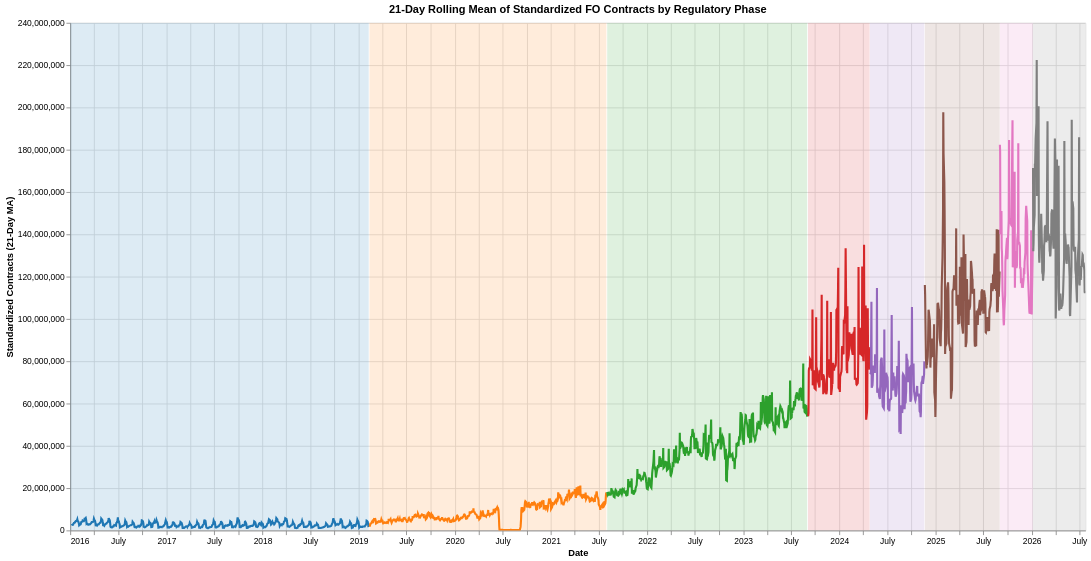

Here is the notebook cell this chart was saved with:
### Code cell
import altair as alt
import numpy as np
import pandas as pd

# 1. Prepare the dataframe and add phases (same as before)
pl = pd.DataFrame()
pl['Date'] = df['Date'] 

conditions = [
    pl['Date'] <= '2019-02-10',                                  
    (pl['Date'] >= '2019-02-11') & (pl['Date'] <= '2021-07-31'), 
    (pl['Date'] >= '2021-08-01') & (pl['Date'] <= '2023-09-03'), 
    (pl['Date'] >= '2023-09-04') & (pl['Date'] <= '2024-04-25'), 
    (pl['Date'] >= '2024-04-26') & (pl['Date'] <= '2024-11-19'), 
    (pl['Date'] >= '2024-11-20') & (pl['Date'] <= '2025-09-01'), 
    (pl['Date'] >= '2025-09-02') & (pl['Date'] <= '2026-01-05'), 
    pl['Date'] >= '2026-01-06'                                   
]

choices = [
    'I: Monthly expiry (Lot 75)', 
    'II: Weekly options begin', 
    'III: Weekly ecosystem expands', 
    'IV: Mon-Thu expiry sequence', 
    'V: Four weeklies (Lot 25)', 
    'VI: One weekly benchmark', 
    'VII: Tuesday expiry (Lot 75)', 
    'VIII: Recalibrated lot (Lot 65)'
]
pl['Phase'] = np.select(conditions, choices, default='Unknown')

# Calculate the standardized daily volume & MA
total_contracts = df['Futures Contracts'] + df['Options Contracts']
pl['standardized_focontracts'] = total_contracts * df['lot_size'] / 75
pl['standardized_21d_ma'] = pl['standardized_focontracts'].rolling(5).mean()

# ---------------------------------------------------------
# NEW: Create Layered Chart with Background Shading
# ---------------------------------------------------------

# 2. Extract the start and end dates of each phase to draw the background rectangles
bg_df = pl.groupby('Phase').agg(start=('Date', 'min'), end=('Date', 'max')).reset_index()

# 3. Create a shared color scale so the background exactly matches the line color
color_scale = alt.Scale(domain=choices, scheme='category10')

# 4. Layer 1: The background shading (low opacity)
background = alt.Chart(bg_df).mark_rect(opacity=0.15).encode(
    x='start:T',
    x2='end:T',
    color=alt.Color('Phase:N', scale=color_scale, legend=None) # Hide redundant legend
)

# 5. Layer 2: The line chart (thicker strokeWidth so it stands out)
lines = alt.Chart(pl).mark_line(strokeWidth=2.5).encode(
    x=alt.X('Date:T', title='Date'),
    y=alt.Y('standardized_21d_ma:Q', title='Standardized Contracts (21-Day MA)'),
    color=alt.Color('Phase:N', scale=color_scale, title='Regulatory Phase'),
    tooltip=[
        alt.Tooltip('Date:T', title='Date', format='%Y-%m-%d'),
        alt.Tooltip('Phase:N', title='Phase'),
        alt.Tooltip('standardized_21d_ma:Q', title='Standardized Contracts', format=',.0f')
    ]
)

# 6. Combine the layers using the '+' operator!
chart = (background + lines).properties(
    title='21-Day Rolling Mean of Standardized FO Contracts by Regulatory Phase',
    width=1200,
    height=600
).interactive()

# Display the chart
chart

### Figure 1 — Vega-Lite specification as saved in the notebook (floating-point values rounded to 4 significant figures; data arrays with more than 128 entries replaced by an {"elided": "..."} marker saying what was removed)
{"config": {"view": {"continuousWidth": 300, "continuousHeight": 300}}, "layer": [{"data": {"name": "data-b48cf18960af649123509f38810ddfd9"}, "mark": {"type": "rect", "opacity": 0.15}, "encoding": {"color": {"field": "Phase", "legend": null, "scale": {"domain": ["I: Monthly expiry (Lot 75)", "II: Weekly options begin", "III: Weekly ecosystem expands", "IV: Mon-Thu expiry sequence", "V: Four weeklies (Lot 25)", "VI: One weekly benchmark", "VII: Tuesday expiry (Lot 75)", "VIII: Recalibrated lot (Lot 65)"], "scheme": "category10"}, "type": "nominal"}, "x": {"field": "start", "type": "temporal"}, "x2": {"field": "end"}}, "name": "view_1d564344c9309131_0"}, {"data": {"name": "data-846994cc1436a5aff687e8ac514037f4"}, "mark": {"type": "line", "strokeWidth": 2.5}, "encoding": {"color": {"field": "Phase", "scale": {"domain": ["I: Monthly expiry (Lot 75)", "II: Weekly options begin", "III: Weekly ecosystem expands", "IV: Mon-Thu expiry sequence", "V: Four weeklies (Lot 25)", "VI: One weekly benchmark", "VII: Tuesday expiry (Lot 75)", "VIII: Recalibrated lot (Lot 65)"], "scheme": "category10"}, "title": "Regulatory Phase", "type": "nominal"}, "tooltip": [{"field": "Date", "format": "%Y-%m-%d", "title": "Date", "type": "temporal"}, {"field": "Phase", "title": "Phase", "type": "nominal"}, {"field": "standardized_21d_ma", "format": ",.0f", "title": "Standardized Contracts", "type": "quantitative"}], "x": {"field": "Date", "title": "Date", "type": "temporal"}, "y": {"field": "standardized_21d_ma", "title": "Standardized Contracts (21-Day MA)", "type": "quantitative"}}}], "height": 600, "params": [{"name": "param_1e9efca18e7a2868", "select": {"type": "interval", "encodings": ["x", "y"]}, "bind": "scales", "views": ["view_1d564344c9309131_0"]}], "title": "21-Day Rolling Mean of Standardized FO Contracts by Regulatory Phase", "width": 1200, "$schema": "https://vega.github.io/schema/vega-lite/v6.4.1.json", "datasets": {"data-b48cf18960af649123509f38810ddfd9": [{"Phase": "I: Monthly expiry (Lot 75)", "start": "2016-01-01T00:00:00", "end": "2019-02-08T00:00:00"}, {"Phase": "II: Weekly options begin", "start": "2019-02-11T00:00:00", "end": "2021-07-30T00:00:00"}, {"Phase": "III: Weekly ecosystem expands", "start": "2021-08-02T00:00:00", "end": "2023-09-01T00:00:00"}, {"Phase": "IV: Mon-Thu expiry sequence", "start": "2023-09-04T00:00:00", "end": "2024-04-25T00:00:00"}, {"Phase": "V: Four weeklies (Lot 25)", "start": "2024-04-26T00:00:00", "end": "2024-11-19T00:00:00"}, {"Phase": "VI: One weekly benchmark", "start": "2024-11-21T00:00:00", "end": "2025-09-01T00:00:00"}, {"Phase": "VII: Tuesday expiry (Lot 75)", "start": "2025-09-02T00:00:00", "end": "2026-01-05T00:00:00"}, {"Phase": "VIII: Recalibrated lot (Lot 65)", "start": "2026-01-06T00:00:00", "end": "2026-07-24T00:00:00"}], "data-846994cc1436a5aff687e8ac514037f4": {"elided": "2599 records"}}}
